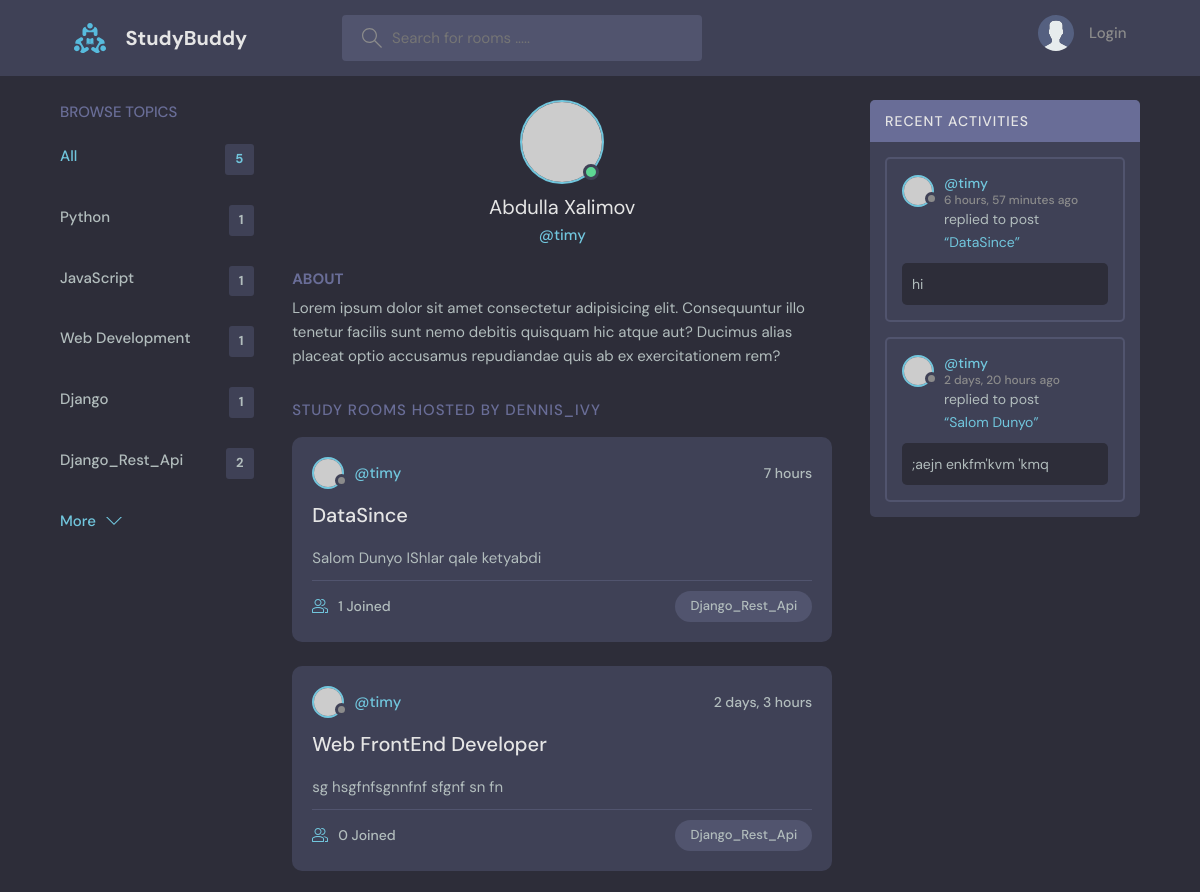
Before: /profile/2/ (upper part) with the older database file.
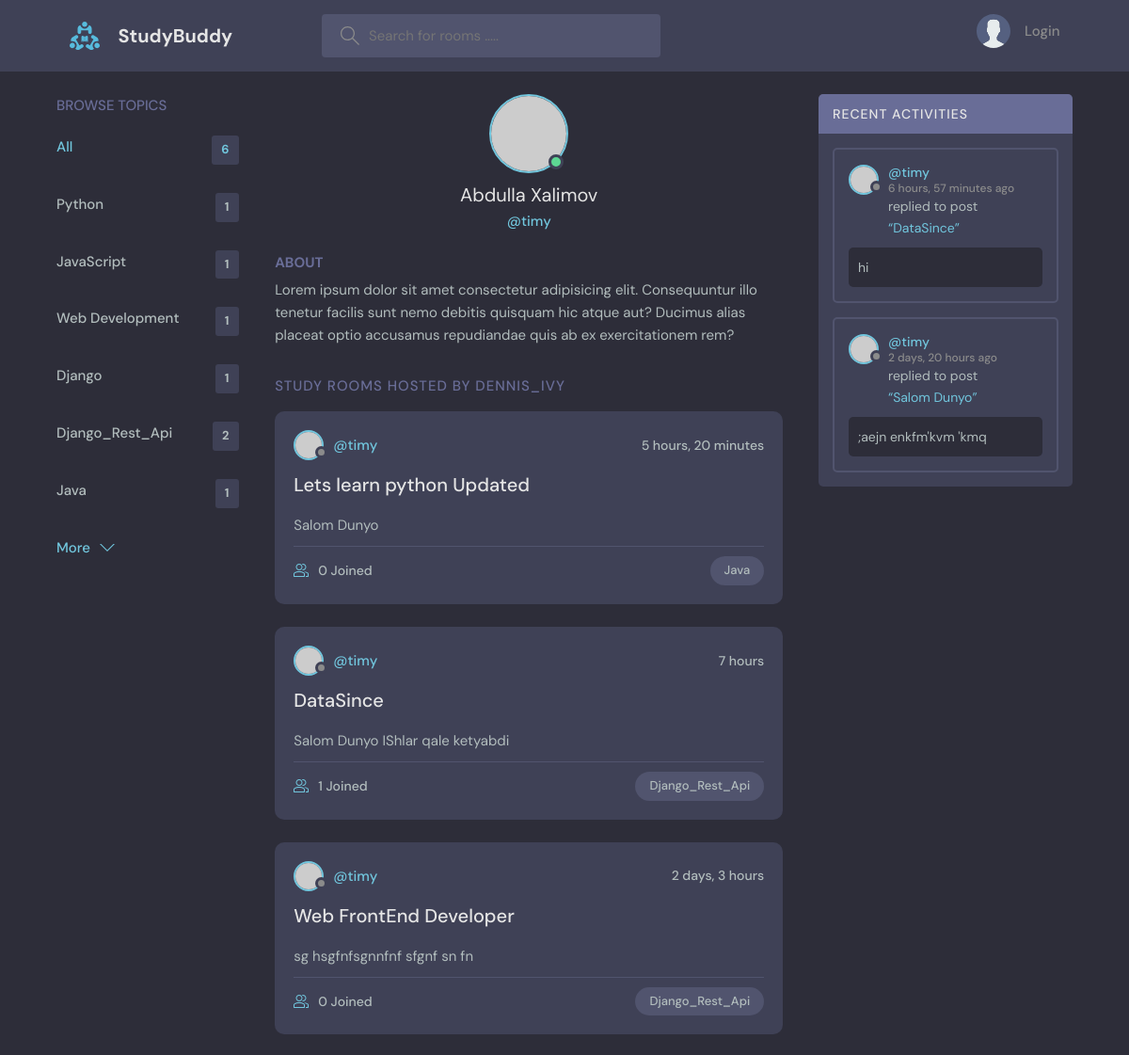
After: the same page with the newer database file.
### base/models.py (models this page shows)
class Topic(models.Model):
    name = models.CharField(max_length=200)
    def __str__(self) -> str:
        return self.name

class Room(models.Model):
    host = models.ForeignKey(User, on_delete=models.SET_NULL, null=True)
    topic = models.ForeignKey(Topic, on_delete=models.SET_NULL, null=True)
    participants = models.ManyToManyField(User, related_name='participants', blank=True)
    name = models.CharField(max_length=200)
    description = models.TextField()
    updated = models.DateTimeField(auto_now=True)
    created = models.DateTimeField(auto_now_add=True)
    class Meta:
        ordering = ['-updated', '-created']
    def __str__(self) -> str:
        return self.name

class Message(models.Model):
    user = models.ForeignKey(User, on_delete=models.CASCADE)
    room = models.ForeignKey(Room, on_delete=models.CASCADE)
    body = models.TextField()
    updated = models.DateTimeField(auto_now=True)
    date = models.DateTimeField(auto_now_add=True)
    class Meta:
        ordering = ['-updated', '-date']
    def __str__(self):
        return self.body[0:20]

### base/views.py (the view)
# urls.py: path("profile/<str:pk>/", views.profile, name="profile"),
def profile(request, pk):
    user = User.objects.get(id=pk)
    rooms = user.room_set.all()
    room_messages = user.message_set.all()
    topics = Topic.objects.all()
    context = {'user': user, 'rooms': rooms, 'room_messages': room_messages, 'topics': topics}
    return render(request, 'profile.html', context)

### base/templates/profile.html (shortened to what this page needs)
{% extends 'main.html' %}
{% load static %}
{% block content %}
    <main class="profile-page layout layout--3">
        <div class="container">
          {% include 'topics_component.html' %}
          <div class="roomList">
            <div class="profile">
              <div class="profile__avatar">
                <div class="avatar avatar--large active">
                  <img src="https://randomuser.me/api/portraits/men/11.jpg" />
                </div>
              </div>
              <div class="profile__info">
                <h3>{{user.first_name}}  {{user.last_name}}</h3>
                <p>@{{user.username}}</p>
              </div>
              <div class="profile__about">
                <h3>About</h3>
                <p>
                  Lorem ipsum dolor sit amet consectetur adipisicing elit. Consequuntur illo tenetur
                  facilis sunt nemo debitis quisquam hic atque aut? Ducimus alias placeat optio
                  accusamus repudiandae quis ab ex exercitationem rem?
                </p>
              </div>
            </div>
            <div class="roomList__header">
              <div>
                <h2>Study Rooms Hosted by dennis_ivy</a>
                </h2>
              </div>
            </div>
            {% include 'feed_component.html' %}
          </div>
          {% include 'activity_component.html' %}
        </div>
      </main>
{% endblock %}

### base/templates/topics_component.html
<div class="topics">
  <div class="topics__header">
    <h2>Browse Topics</h2>
  </div>
  <ul class="topics__list">
    <li>
      <a href="/" class="active">All <span>{{topics.count}}</span></a>
    </li>
    {% for topic in topics %}
    <li>
      <a href="{% url 'home' %}?q={{topic.name}}">{{topic.name}} <span>{{topic.room_set.all.count}} </span> </a>
    </li>
    {% endfor %}
  </ul>
  <a class="btn btn--link" href="topics.html">
    More
    <svg
      version="1.1"
      xmlns="http://www.w3.org/2000/svg"
      width="32"
      height="32"
      viewBox="0 0 32 32"
    >
      <title>chevron-down</title>
      <path d="M16 21l-13-13h-3l16 16 16-16h-3l-13 13z"></path>
    </svg>
  </a>
</div>

### base/templates/feed_component.html (shortened to what this page needs)
    {% for room in rooms %}
    <div class="roomListRoom">
      <div class="roomListRoom__header">
        <a href="{% url 'profile' room.host.id %}" class="roomListRoom__author">
          <div class="avatar avatar--small">
            <img src="https://randomuser.me/api/portraits/women/11.jpg" />
          </div>
          <span>@{{room.host.username}}</span>
        </a>
        <div class="roomListRoom__actions">
          <span>{{room.created|timesince}}</span>
        </div>
      </div>
      <div class="roomListRoom__content">
        <a href="{% url 'room' room.id %}">{{room.name}}</a>
        <p>
          {{room.description}}
        </p>
      </div>
      <div class="roomListRoom__meta">
        <a href="{% url 'room' room.id %}" class="roomListRoom__joined">
          {{ room.participants.all.count }} Joined
        </a>
        <p class="roomListRoom__topic">{{room.topic}}</p>
      </div>
    </div>
    {% endfor %}

### base/templates/activity_component.html (shortened to what this page needs)
<div class="activities">
  <div class="activities__header">
    <h2>Recent Activities</h2>
  </div>
  {% for message in room_messages %}
    <div class="activities__box">
      <div class="activities__boxHeader roomListRoom__header">
        <a href="{% url 'profile' message.user.id %}" class="roomListRoom__author">
          <div class="avatar avatar--small">
            <img src="https://randomuser.me/api/portraits/women/11.jpg" />
          </div>
          <p>
            @{{message.user}}
            <span>{{message.date|timesince}} ago</span>
          </p>
        </a>
      </div>
      <div class="activities__boxContent">
        <p>
          replied to post
          <a href="room.html">“{{message.room}}”
          </a>
        </p>
        <div class="activities__boxRoomContent">
          {{message}}
        </div>
      </div>
    </div>
  {% endfor %}
</div>

Changed rows visible on the page:
added Topic: name "Java", room_set.all.count "1"
added Room: host.username "timy", created "5 hours, 20 minutes", name "Lets learn python Updated", description "Salom Dunyo", participants.all.count "0", topic "Java"
Other visible differences:
{{ topics.count }}: "5" → "6"
